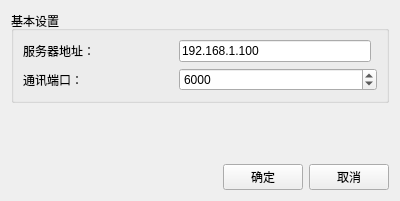
<?xml version="1.0" encoding="UTF-8"?>
<ui version="4.0">
 <class>NetSettingWindow</class>
 <widget class="QWidget" name="NetSettingWindow">
  <property name="geometry">
   <rect>
    <x>0</x>
    <y>0</y>
    <width>400</width>
    <height>201</height>
   </rect>
  </property>
  <property name="windowTitle">
   <string>网络设置</string>
  </property>
  <layout class="QGridLayout" name="gridLayout_4">
   <item row="2" column="0">
    <widget class="QWidget" name="widget" native="true">
     <property name="sizePolicy">
      <sizepolicy hsizetype="Preferred" vsizetype="Fixed">
       <horstretch>0</horstretch>
       <verstretch>0</verstretch>
      </sizepolicy>
     </property>
     <layout class="QHBoxLayout" name="horizontalLayout_3">
      <property name="leftMargin">
       <number>0</number>
      </property>
      <property name="topMargin">
       <number>0</number>
      </property>
      <property name="rightMargin">
       <number>0</number>
      </property>
      <property name="bottomMargin">
       <number>0</number>
      </property>
      <item>
       <spacer name="horizontalSpacer">
        <property name="orientation">
         <enum>Qt::Horizontal</enum>
        </property>
        <property name="sizeHint" stdset="0">
         <size>
          <width>40</width>
          <height>20</height>
         </size>
        </property>
       </spacer>
      </item>
      <item>
       <widget class="QPushButton" name="pushButton_save">
        <property name="text">
         <string>确定</string>
        </property>
       </widget>
      </item>
      <item>
       <widget class="QPushButton" name="pushButton_cancel">
        <property name="text">
         <string>取消</string>
        </property>
       </widget>
      </item>
     </layout>
    </widget>
   </item>
   <item row="0" column="0">
    <widget class="QGroupBox" name="groupBox_31">
     <property name="title">
      <string>基本设置</string>
     </property>
     <layout class="QGridLayout" name="gridLayout_2">
      <item row="2" column="1" colspan="2">
       <widget class="QSpinBox" name="spinBox_port">
        <property name="maximum">
         <number>65535</number>
        </property>
        <property name="singleStep">
         <number>1</number>
        </property>
        <property name="value">
         <number>6000</number>
        </property>
       </widget>
      </item>
      <item row="1" column="0">
       <widget class="QLabel" name="label_2">
        <property name="minimumSize">
         <size>
          <width>150</width>
          <height>0</height>
         </size>
        </property>
        <property name="text">
         <string>服务器地址：</string>
        </property>
       </widget>
      </item>
      <item row="2" column="0">
       <widget class="QLabel" name="label_3">
        <property name="text">
         <string>通讯端口：</string>
        </property>
       </widget>
      </item>
      <item row="1" column="1">
       <widget class="QLineEdit" name="lineEdit_ip">
        <property name="text">
         <string>192.168.1.100</string>
        </property>
       </widget>
      </item>
     </layout>
    </widget>
   </item>
   <item row="1" column="0">
    <spacer name="verticalSpacer">
     <property name="orientation">
      <enum>Qt::Vertical</enum>
     </property>
     <property name="sizeHint" stdset="0">
      <size>
       <width>20</width>
       <height>40</height>
      </size>
     </property>
    </spacer>
   </item>
  </layout>
 </widget>
 <resources/>
 <connections/>
</ui>
